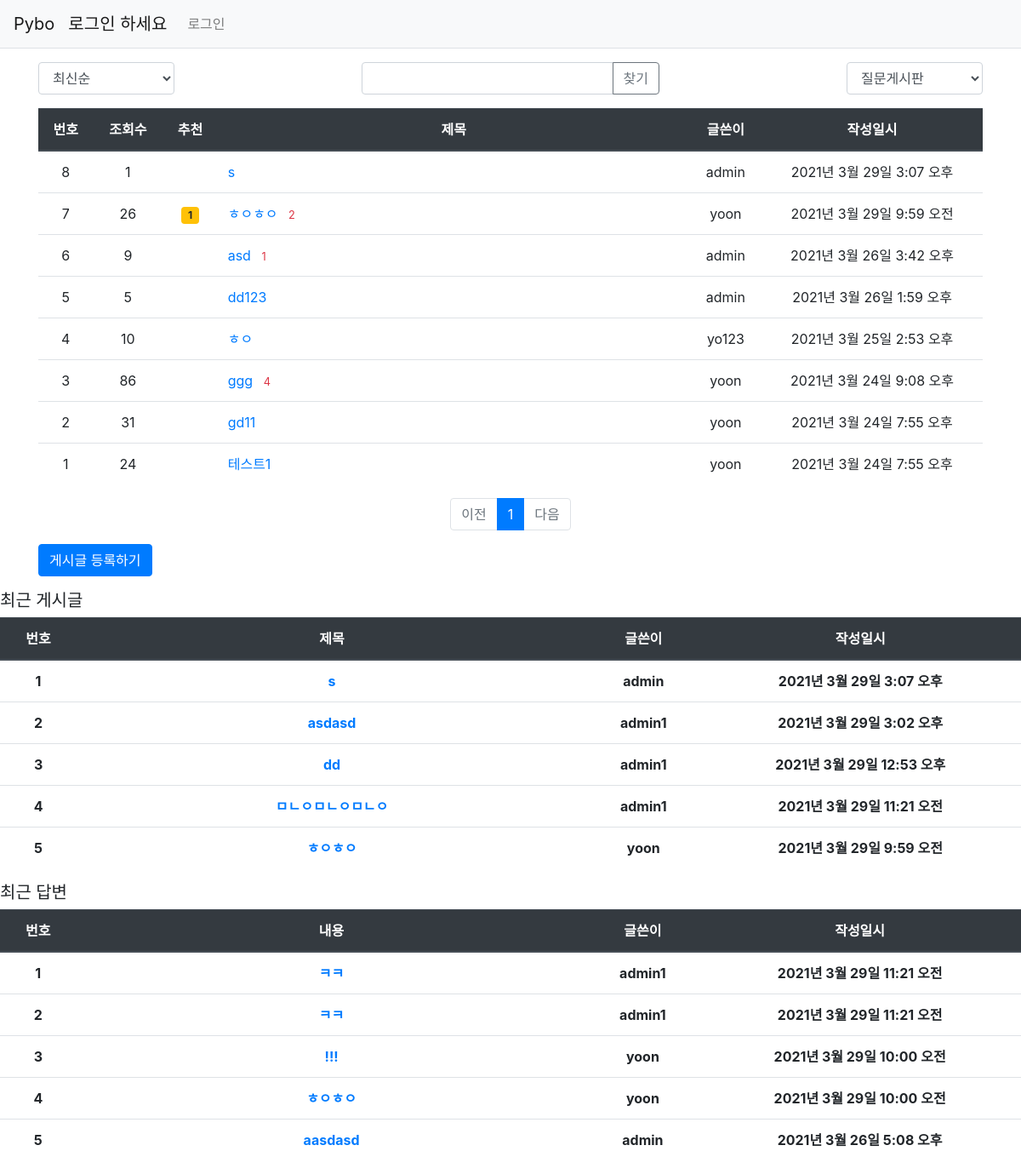
The page / on the database its author committed.
### pybo/models.py (models this page shows, shortened)
class Question(models.Model):
    CATEGORY_CHOICES =(
        ('F', '자유게시판'),
        ('Q', '질문게시판'),
        ('C', '강좌게시판')
    )
    category = models.CharField(max_length=1, choices=CATEGORY_CHOICES)
    readcount = models.PositiveIntegerField(default=0)
    author = models.ForeignKey(User, on_delete=models.CASCADE, related_name='author_question')
    modify_date = models.DateTimeField(null=True, blank=True)
    subject = models.CharField(max_length=200)
    content = models.TextField()
    create_date = models.DateTimeField()
    voter = models.ManyToManyField(User, related_name='voter_question')  # voter 추가

class Answer(models.Model):
    author = models.ForeignKey(User, on_delete=models.CASCADE, related_name='author_answer')
    modify_date = models.DateTimeField(null=True, blank=True)
    question = models.ForeignKey(Question, on_delete=models.CASCADE)
    content = models.TextField()
    create_date = models.DateTimeField()
    voter = models.ManyToManyField(User, related_name='voter_answer')

### pybo/views/base_views.py (the view, shortened to what this page needs)
# urls.py: path('', base_views.index, name='index'),
def index(request):
    page = request.GET.get('page', '1')  # 페이지
    kw = request.GET.get('kw', '')  # 검색어
    so = request.GET.get('so', 'recent')  # 정렬기준
    ca = request.GET.get('ca', 'question')
    if ca == 'class':
        category = 'C'
    elif ca == 'free':
        category = 'F'
    else:
        category = 'Q'
    if so == 'recommend':
        question_list = Question.objects.filter(category=category).annotate(
            num_voter=Count('voter')).order_by('-num_voter', '-create_date')
    elif so == 'popular':
        question_list = Question.objects.filter(category=category).annotate(
            num_answer=Count('answer')).order_by('-num_answer', '-create_date')
    else:  # recent
        question_list = Question.objects.filter(category=category).order_by('-create_date')
    recent_question = Question.objects.filter().order_by('-create_date')[:5]  # slice 냐 페이지네이터 처리하냐
    recent_answer = Answer.objects.filter().order_by('-create_date')[:5]
    paginator = Paginator(question_list, 10)  # 페이지당 10개씩 보여주기
    page_obj = paginator.get_page(page)
    paginator = Paginator(recent_question, 5)
    page_question = paginator.get_page(1)
    paginator = Paginator(recent_answer, 5)
    page_answer = paginator.get_page(1)
    context = {'question_list': page_obj, 'page': page, 'kw': kw, 'so': so, 'ca': ca,
               'recent_question': page_question, 'recent_answer': page_answer}
    return render(request, 'pybo/question_list.html', context)

### pybo/templatetags/pybo_filter.py (called while the page is built)
@register.filter
def sub(value, arg):
    return value - arg

### templates/pybo/question_list.html (shortened to what this page needs)
{% extends 'base.html' %}
{% load pybo_filter %}
{% block content %}
    <div class="container my-3">
        <div class="row justify-content-between my-3">
            <div class="col-2">
                <select class="form-control so">
                    <option value="recent" {% if so == 'recent' %}selected{% endif %}>
                        최신순
                    </option>
                </select>
            </div>
            <div class="col-4 input-group">
                <input type="text" class="form-control kw" value="{{ kw|default_if_none:'' }}">
                <div class="input-group-append">
                    <button class="btn btn-outline-secondary" type="button" id="btn_search">찾기</button>
                </div>
            </div>
        <div class="col-2">
                <select class="form-control ca">
                    <option value="question" {% if ca == 'question' %}selected{% endif %}>
                        질문게시판
                    </option>
                </select>
            </div>
        </div>
        <table class="table">
            <thead>
            <tr class="text-center thead-dark">
                <th>번호</th>
                <th>조회수</th>
                <th>추천</th>
                <th style="width: 50%">제목</th>
                <th>글쓴이</th>
                <th>작성일시</th>
            </tr>
            </thead>
            <tbody>
            {% if question_list %}
                {% for question in question_list %}
                    <tr class="text-center">
                        <td>{{ question_list.paginator.count|sub:question_list.start_index|sub:forloop.counter0|add:1 }}</td>
                        <td>{{ question.readcount }}</td>
                        <td>
                            {% if question.voter.all.count > 0 %}
                                <span class="badge badge-warning px-2 py-1">
                                {{ question.voter.all.count }}
                            </span>
                            {% endif %}
                        </td>
                        <td class="text-left">
                            <a href="{% url 'pybo:detail' question.id %}">
                                {{ question.subject }}
                                {% if question.answer_set.count > 0 %}
                                    <span class="text-danger small ml-2">
                                    {{ question.answer_set.count }}
                                </span>
                                {% endif %}
                            </a>
                        </td>
                        <td>{{ question.author.username }}</td>
                        <td>{{ question.create_date }}</td>
                    </tr>
                {% endfor %}
            {% else %}
                <tr>
                    <td colspan="3">게시글 없습니다.</td>
                </tr>
            {% endif %}
            </tbody>
        </table>
        <ul class="pagination justify-content-center">
            {% if question_list.has_previous %}
                <li class="page-item">
                    <a class="page-link" data-page="{{ question_list.previous_page_number }}" href="#">
                        이전
                    </a>
                </li>
            {% else %}
                <li class="page-item disabled">
                    <a class="page-link" tabindex="-1" aria-disabled="true" href="#">
                        이전
                    </a>
                </li>
            {% endif %}
            {% for page_number in question_list.paginator.page_range %}
                {% if page_number >= question_list.number|add:-5 and page_number <= question_list.number|add:5 %}
                    {% if page_number == question_list.number %}
                        <li class="page-item active" aria-current="page">
                            <a class="page-link" data-page="{{ page_number }}" href="#">
                                {{ page_number }}
                            </a>
                        </li>
                    {% else %}
                        <li class="page-item">
                            <a class="page-link" data-page="{{ page_number }}" href="#">
                                {{ page_number }}
                            </a>
                        </li>
                    {% endif %}
                {% endif %}
            {% endfor %}
            {% if question_list.has_next %}
                <li class="page-item">
                    <a class="page-link" data-page="{{ question_list.next_page_number }}" href="#">
                        다음
                    </a>
                </li>
            {% else %}
                <li class="page-item disabled">
                    <a class="page-link" tabindex="-1" aria-disabled="true" href="#">
                        다음
                    </a>
                </li>
            {% endif %}
        </ul>
        <a href="{% url 'pybo:question_create' %}" class="btn btn-primary">
            게시글 등록하기
        </a>
    </div>
        <h5> 최근 게시글 </h5>
        <table class="table">
            <thead>
            <tr class="text-center thead-dark">
                <th>번호</th>
                <th style="width: 50%">제목</th>
                <th>글쓴이</th>
                <th>작성일시</th>
            </tr>
            </thead>
            <tbody>
            {% if recent_question %}
                {% for recent_question in recent_question %}
                    <tr class="text-center">
                    <th>{{ forloop.counter}}</th>
                    <th>
                        <a href="{% url 'pybo:detail' recent_question.id %}">
                            {{ recent_question.subject }}
                        </a>
                    </th>
                    <th>{{ recent_question.author.username }}</th>
                    <th>{{ recent_question.create_date }}</th>
                    </tr>
                {% endfor %}
            {% else %}
                <tr>
                    <td colspan="3">게시글 없습니다.</td>
                </tr>
            {% endif %}
            </tbody>
        </table>
    <h5> 최근 답변 </h5>
    <table class="table">
            <thead>
            <tr class="text-center thead-dark">
                <th>번호</th>
                <th style="width: 50%">내용</th>
                <th>글쓴이</th>
                <th>작성일시</th>
            </tr>
            </thead>
            <tbody>
            {% if recent_answer %}
                {% for recent_answer in recent_answer %}
                    <tr class="text-center">
                    <th>{{ forloop.counter}}</th>
                    <th>
                        <a href="{% url 'pybo:detail' recent_answer.question.id %}">
                            {{ recent_answer.content }}
                        </a>
                    </th>
                    <th>{{ recent_answer.author.username }}</th>
                    <th>{{ recent_answer.create_date }}</th>
                    </tr>
                {% endfor %}
            {% else %}
                <tr>
                    <td colspan="3">게시글 없습니다.</td>
                </tr>
            {% endif %}
            </tbody>
        </table>
{% endblock %}

### rows shown on the page
Question: paginator.count|sub "8", readcount "1", subject "s", author.username "admin", create_date "2021년 3월 29일 3:07 오후"
Question: paginator.count|sub "7", readcount "26", voter.all.count "1", subject "ㅎㅇㅎㅇ", answer_set.count "2", author.username "yoon", create_date "2021년 3월 29일 9:59 오전"
Question: paginator.count|sub "6", readcount "9", subject "asd", answer_set.count "1", author.username "admin", create_date "2021년 3월 26일 3:42 오후"
Question: paginator.count|sub "5", readcount "5", subject "dd123", author.username "admin", create_date "2021년 3월 26일 1:59 오후"
Question: paginator.count|sub "4", readcount "10", subject "ㅎㅇ", author.username "yo123", create_date "2021년 3월 25일 2:53 오후"
Question: paginator.count|sub "3", readcount "86", subject "ggg", answer_set.count "4", author.username "yoon", create_date "2021년 3월 24일 9:08 오후"
Question: paginator.count|sub "2", readcount "31", subject "gd11", author.username "yoon", create_date "2021년 3월 24일 7:55 오후"
Question: paginator.count|sub "1", readcount "24", subject "테스트1", author.username "yoon", create_date "2021년 3월 24일 7:55 오후"
Question: subject "asdasd", author.username "admin1", create_date "2021년 3월 29일 3:02 오후"
Question: subject "dd", author.username "admin1", create_date "2021년 3월 29일 12:53 오후"
Question: subject "ㅁㄴㅇㅁㄴㅇㅁㄴㅇ", author.username "admin1", create_date "2021년 3월 29일 11:21 오전"
Answer: content "ㅋㅋ", author.username "admin1", create_date "2021년 3월 29일 11:21 오전"
Answer: content "ㅋㅋ", author.username "admin1", create_date "2021년 3월 29일 11:21 오전"
Answer: content "!!!", author.username "yoon", create_date "2021년 3월 29일 10:00 오전"
Answer: content "ㅎㅇㅎㅇ", author.username "yoon", create_date "2021년 3월 29일 10:00 오전"
Answer: content "aasdasd", author.username "admin", create_date "2021년 3월 26일 5:08 오후"

### other values the page prints
{{ page_number }} "1"
